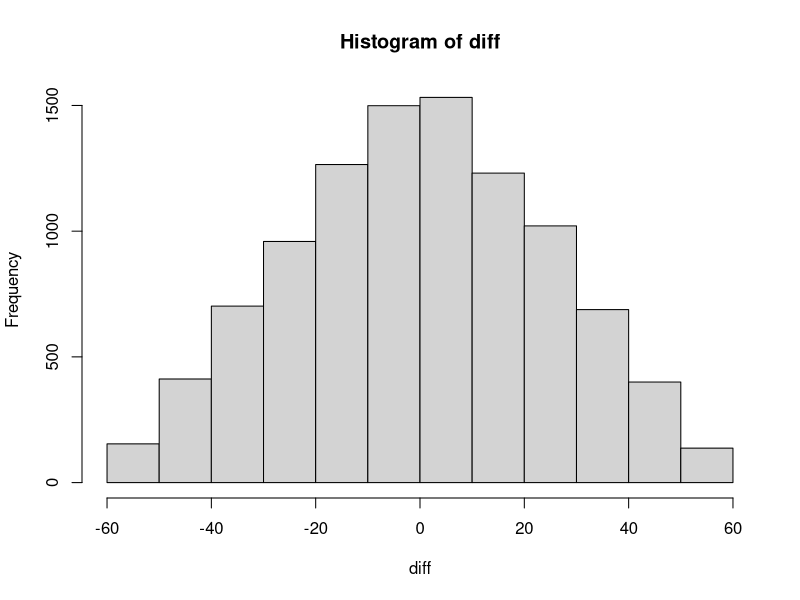
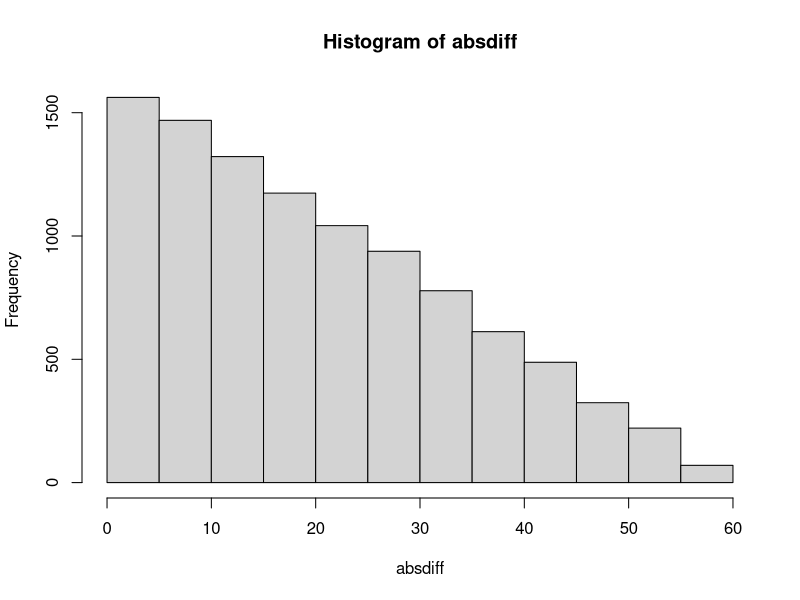
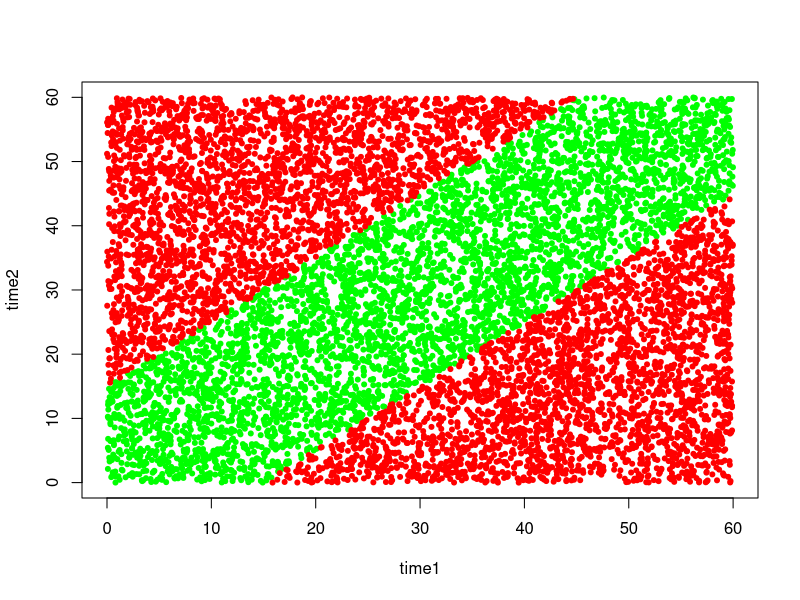
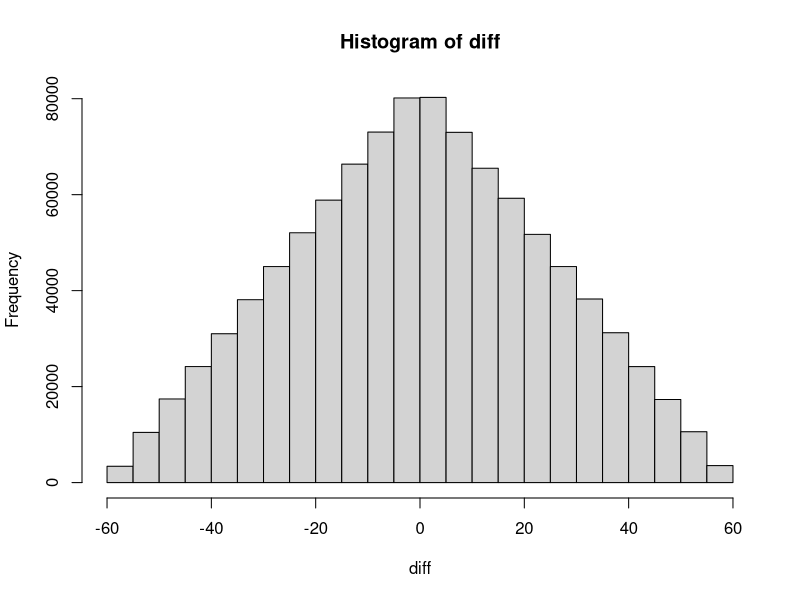
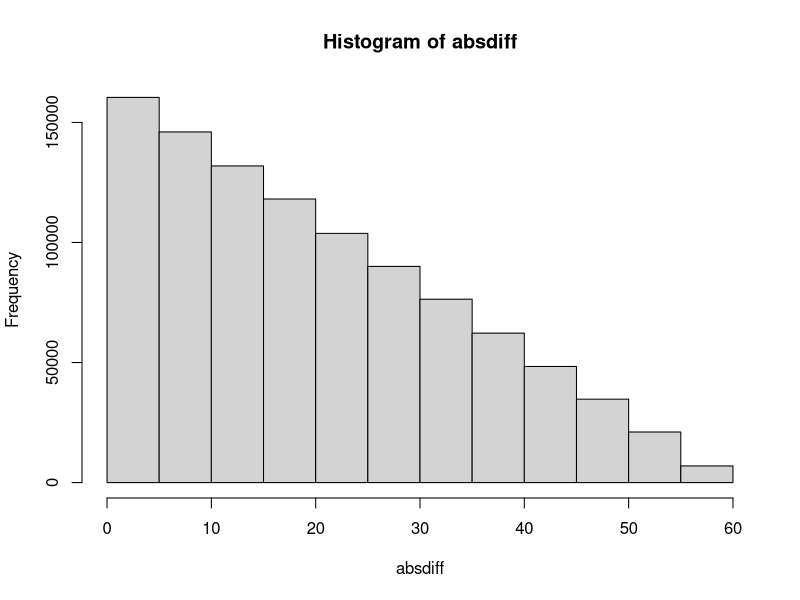
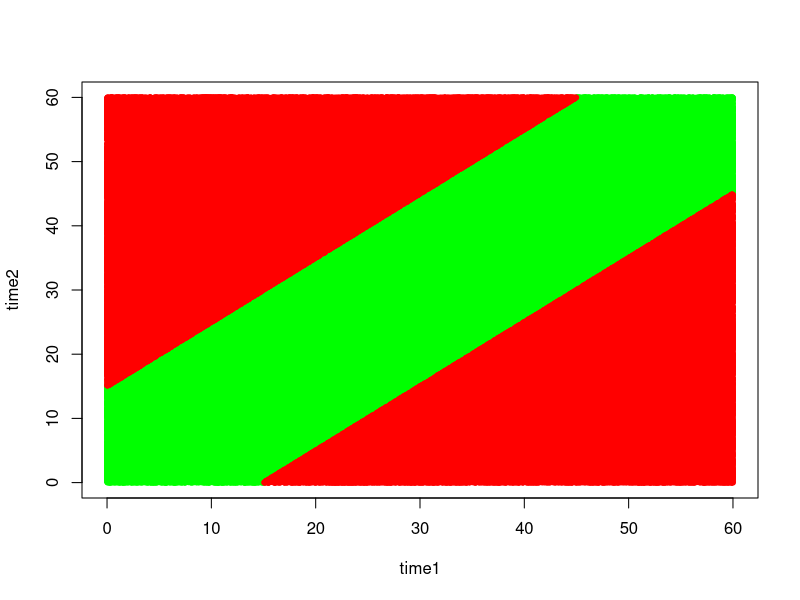

Write R code to recreate these figures, in order. (Note: this script raises an error after producing the figures.)
## ---- chunk 1
knitr::opts_chunk$set(echo = TRUE)
## ---- chunk 2
# User must first enter values for number of repetitions (N) AND how long each person agrees to wait
N = 10000
wait = 15

# Generate random arrival times
time1 = runif(N, 0, 60)
time2 = runif(N, 0, 60)

# Calculate difference AND absolute difference in arrival times
diff = time1 - time2
absdiff = abs(diff)

# Produce graphs of these two variables
hist(diff)
hist(absdiff)

# Determine whether or not meeting occurs
meet = (absdiff < wait)



# Produce scatter plot of arrival times with different symbols for meet/don't meet

plot(time1, time2, type='n')
points(time1[meet=='TRUE'], time2[meet=='TRUE'], pch = 20, col="green")
points(time1[meet=='FALSE'], time2[meet=='FALSE'], pch = 20, col="red")


# Calculate approx probability
probmeet = sum(meet)/N
cat("Probability of meeting: ", probmeet)
## ---- chunk 3
# User must first enter values for number of repititions (N) AND how long each person agrees to wait
N = 1000000
wait = 15

# Generate random arrival times
time1 = runif(N, 0, 60)
time2 = runif(N, 0, 60)

# Calculate difference AND absolute difference in arrival times
diff = time1 - time2
absdiff = abs(diff)

# Produce graphs of these two variables
hist(diff)
hist(absdiff)

# Determine whether or not meeting occurs
meet = (absdiff < wait)



# Produce scatter plot of arrival times with different symbols for meet/don't meet

plot(time1, time2, type='n')
points(time1[meet=='TRUE'], time2[meet=='TRUE'], pch = 20, col="green")
points(time1[meet=='FALSE'], time2[meet=='FALSE'], pch = 20, col="red")


# Calculate approx probability
probmeet = sum(meet)/N
cat("Probability of meeting: ", probmeet)
## ---- chunk 4
probmeet <- function(m){
  return (1 - ((60-m)**2/60**2))
}

fun(15)
m = seq(0,60,1)
p = probmeet(m)
plot(m, p, type='l')
## ---- chunk 5
getTime <- function(p){
  return (60*(1-sqrt(1-p)))
}

getTime(0.9)
## ---- chunk 6
# User must first enter values for number of repititions (N) AND how long each person agrees to wait
N = 10000
mu = 30
sd = 10
wait = 15

# Generate random arrival times
time1 = rnorm(N, mu, sd)
time2 = rnorm(N, mu, sd)

# Calculate difference AND absolute difference in arrival times
diff = time1 - time2
absdiff = abs(diff)


# Produce graphs of these two variables
hist(diff)
hist(absdiff)

# Determine whether or not meeting occurs
meet = (absdiff < wait)



# Produce scatter plot of arrival times with different symbols for meet/don't meet

plot(time1, time2, type='n')
points(time1[meet=='TRUE'], time2[meet=='TRUE'], pch = 20, col="green")
points(time1[meet=='FALSE'], time2[meet=='FALSE'], pch = 20, col="red")


# Calculate approx probability
probmeet = sum(meet)/N
cat("Probability of meeting: ", probmeet)
## ---- chunk 7
x <- -15
μ <- 0  # mean
σ <- sqrt(200)  # standard deviation

# Calculate z-score
z <- (x - μ) / σ

# CDF CALCULATIONS
Φ <- pnorm(z)  # also, percentile of 'x'

# PDF calculation
ϕ <- dnorm(z)

cat("z-score of", x, ": ", z, "\n")
cat("pdf : (f(x) = y val of bell curve at x) = ", ϕ, "\n")
cat("cdf : Pr( X <",x, ") =", Φ, "\n")     # probability below x
cat("1 - cdf: Pr(",x, " < X ) =", (1-Φ), "\n\n")   # probability above X

# Calculate percent of data above a value 'x'
## ---- chunk 8
x <- 15
μ <- 0  # mean
σ <- sqrt(200)  # standard deviation

# Calculate z-score
z <- (x - μ) / σ

# CDF CALCULATIONS
Φ <- pnorm(z)  # also, percentile of 'x'

# PDF calculation
ϕ <- dnorm(z)

cat("z-score of", x, ": ", z, "\n")
cat("pdf : (f(x) = y val of bell curve at x) = ", ϕ, "\n")
cat("cdf : Pr( X <",x, ") =", Φ, "\n")     # probability below x
cat("1 - cdf: Pr(",x, " < X ) =", (1-Φ), "\n\n")   # probability above X

# Calculate percent of data above a value 'x'
## ---- chunk 9
a <- -15  # lower
b <- 15  # upper

z_a <- (a - μ) / σ
z_b <- (b - μ) / σ

Φ_a <- pnorm(z_a)
Φ_b <- pnorm(z_b)

cat("Pr(",a,"< X <", b ,") :", Φ_b - Φ_a )
## ---- chunk 10
# Determine the value of m so the probability of meeting is 0.9
# Z score for D = m
z_m = qnorm(0.95)
m = z_m*(10*sqrt(2))
cat("Each person would have to agree to wait ", m, " minutes in order for the probability of meeting to be at least 0.9.")


## ---- chunk 11

z_15 = qnorm(0.95)

sd = 15/(z_15)
cat("The standard deviation needs to be ", sd, " in order to meet their criteria.")

